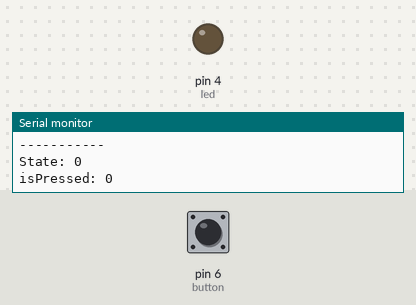
Bench run of a sketch on a simulated Arduino Uno, built with avr-gcc and run on an emulated ATmega328P. Shown: output pins drawn as LEDs (lit = HIGH), the last lines printed to the serial monitor. The test bench sets the inputs (shaded band); at power-on: pin 6 (button) HIGH.

Above: at 1.2 s.
1.3 s: pin 6 (button) pulled LOW for 0.15 s
At 2.5 s:
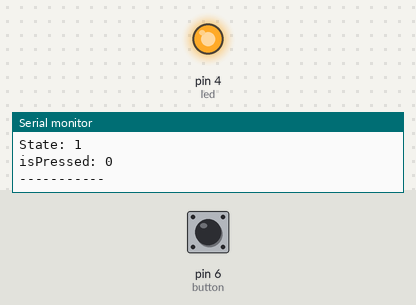
2.9 s: pin 6 (button) pulled LOW for 1 s
At 4.4 s:
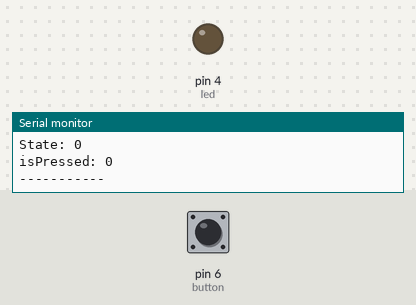
5.4 s: pin 6 (button) pulled LOW for 3.2 s
At 6.0 s:
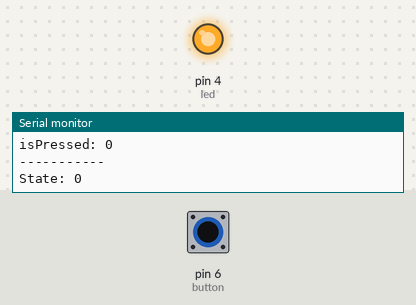
Timing chart, 0 to 8.4 s (numbered marks = the images above; inputs shaded):
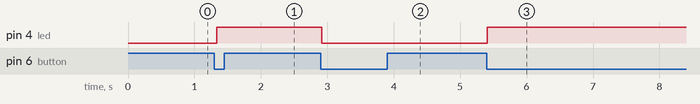

Measured:
- after the input at 1.3 s, pin 4 (led): LOW → HIGH at once
- after the input at 2.9 s, pin 4 (led): HIGH → LOW at once
- after the input at 5.4 s, pin 4 (led): LOW → HIGH at once

The sketch:

LEDOnOff.ino
```cpp
/*
  LED control using a push button with Arduino. (01/07/2026)
  Each time the button is pressed, the LED state is toggled
  (ON/OFF). The button uses the internal pull-up resistor.
*/

/* ====== CONNECTIONS =======

   Push Button
   - one terminal -> Arduino pin 6
   - other terminal -> GND

   LED
   - anode (+)  -> Arduino pin 4 (with resistor)
   - cathode (-) -> GND

*/

int button = 6;
int led = 4;

int state = 0;
int isPressed = 0;

void setup() {
  pinMode(button, INPUT_PULLUP);
  pinMode(led, OUTPUT);
  Serial.begin(9600);
}

void loop() {

  isPressed = !digitalRead(button);
  if (isPressed){
    state = !state;
    digitalWrite(led, state);
    while (!digitalRead(button) == 1){}
  }

  Serial.print("isPressed: ");
  Serial.println(isPressed);

  Serial.println("");
  Serial.println("-----------");
  Serial.println("");

  Serial.print("State: ");
  Serial.println(state);

}
```
